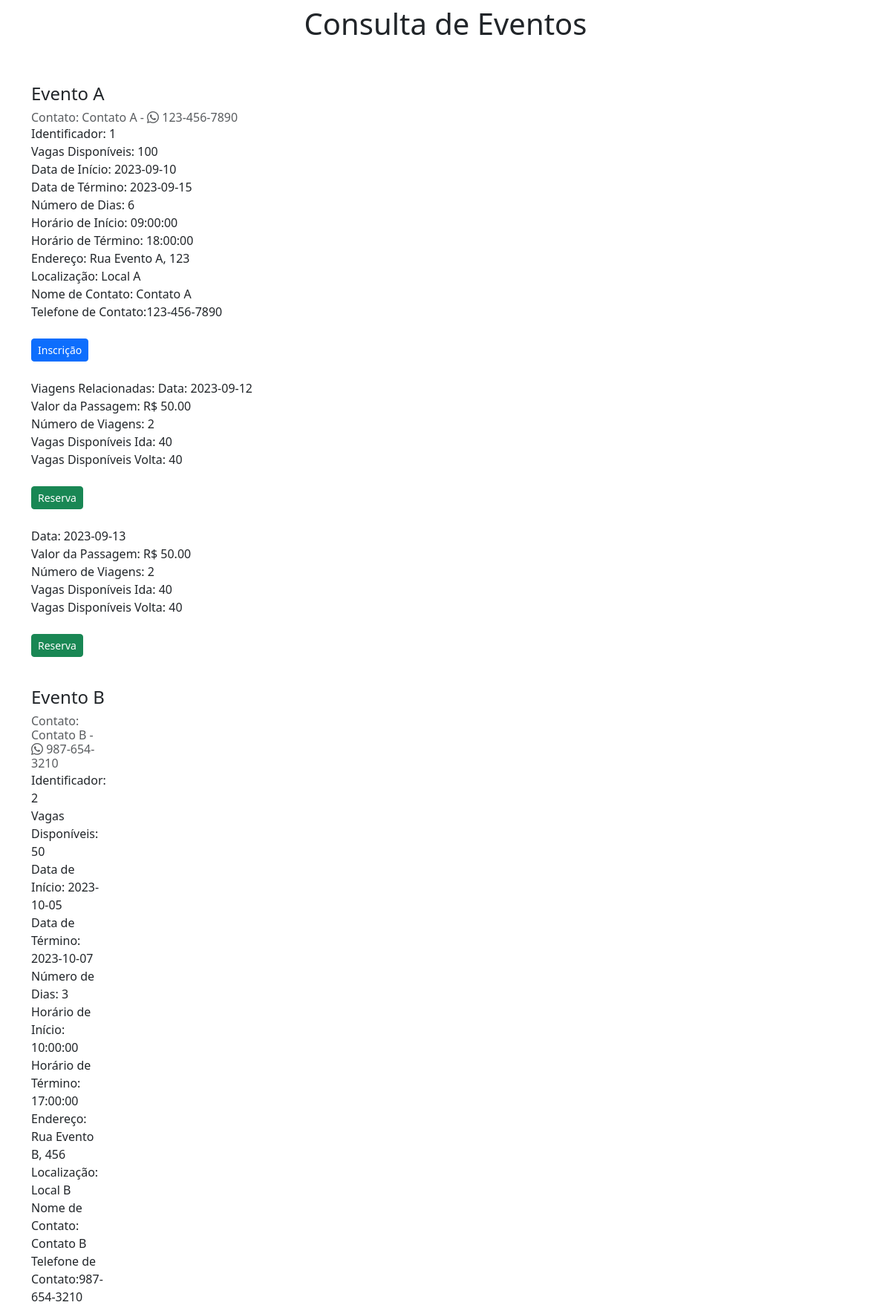
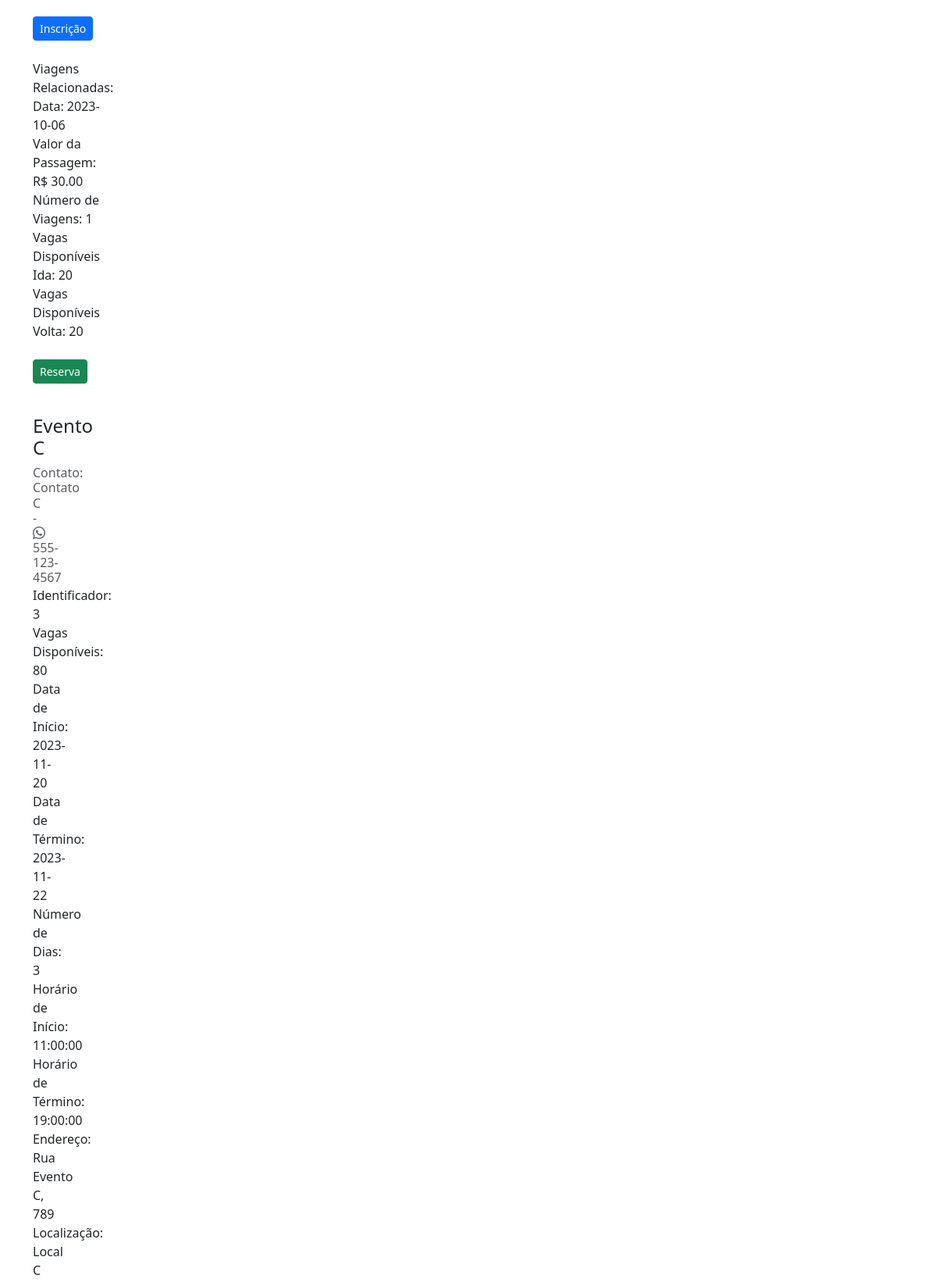
The page /consulta_eventos.php (upper part) on the database its author committed (2 pictures, top to bottom).
### tables this page shows
CREATE TABLE `eventos` (
  `evento_id` int(11) NOT NULL,
  `nome_evento` varchar(255) NOT NULL,
  `vagas_disponiveis` int(11) NOT NULL,
  `data_inicio` date NOT NULL,
  `data_final` date NOT NULL,
  `numero_dias` int(11) NOT NULL,
  `horario_inicio` time NOT NULL,
  `horario_final` time NOT NULL,
  `endereco` varchar(255) NOT NULL,
  `localizacao` varchar(255) NOT NULL,
  `nome_contato` varchar(255) NOT NULL,
  `telefone_contato` varchar(20) NOT NULL
);

CREATE TABLE `viagens` (
  `viagem_id` int(11) NOT NULL,
  `evento_id` int(11) NOT NULL,
  `data_viagem` date NOT NULL,
  `valor_passagem` decimal(10,2) NOT NULL,
  `numero_viagens` int(11) NOT NULL,
  `vagas_disponiveis_ida` int(11) NOT NULL,
  `vagas_disponiveis_volta` int(11) NOT NULL,
  `partida` time NOT NULL,
  `volta` time NOT NULL
);

### backend/DatabaseManager.php (called while the page is built, shortened)
<?php
class DatabaseManager
{
    public $conn;
    public function __construct()
    {
        $this->conn = new mysqli("localhost", "root", "", "eventos");
        $this->conn->set_charset("utf8");
    }
    public function listarEventos()
    {
        $query = "SELECT `evento_id`, `nome_evento`, `vagas_disponiveis`, `data_inicio`, `data_final`, `numero_dias`, `horario_inicio`, `horario_final`, `endereco`, `localizacao`, `nome_contato`, `telefone_contato` FROM `eventos`";
        $result = $this->conn->query($query);
        $eventos = array();
        if ($result) {
            while ($row = $result->fetch_assoc()) {
                $eventos[] = $row;
            }
        }
        return $eventos;
    }
    public function listarViagensPorEvento($eventoId)
    {
        $query = "SELECT `viagem_id`, `evento_id`, `data_viagem`, `valor_passagem`, `numero_viagens`, `vagas_disponiveis_ida`, `vagas_disponiveis_volta`, `partida`, `volta` FROM `viagens` WHERE `evento_id` = ?";
        $stmt = $this->conn->prepare($query);
        $stmt->bind_param("i", $eventoId);
        $stmt->execute();
        $viagens = array();
        $result = $stmt->get_result();
        if ($result) {
            while ($row = $result->fetch_assoc()) {
                $viagens[] = $row;
            }
        }
        return $viagens;
    }
}
?>

### consulta_eventos.php (the view, shortened to what this page needs)
<?php
require_once('backend/DatabaseManager.php');
$databaseManager = new DatabaseManager();
$eventos = $databaseManager->listarEventos();
?>
<!DOCTYPE html>
<html>
<head>
    <link rel="stylesheet" href="Assets/css/css@3">
    <link href="Assets/css/dist/bootstrap.min.css" rel="stylesheet">
    <link href="Assets/css/sign-in.css" rel="stylesheet">
    <link rel="stylesheet" href="https://cdn.jsdelivr.net/npm/bootstrap-icons@1.5.0/font/bootstrap-icons.css">
</head>
<body>
<div class="mt-2" >
    <h1 class="text-center">Consulta de Eventos</h1>
    <div class="py-5">
        <div class="container">
            <?php foreach ($eventos as $evento): ?>
            <div class="row hidden-md-up">
                <div class="col-md-4 mt-4>
                    <div class="card">
                        <div class="card-block">
                        <div class="card-header">
                            <h4 class="card-title"><?php echo $evento['nome_evento']; ?></h4>
                        </div>
                        <h6 class="card-subtitle text-muted mt-2">Contato: <?php echo $evento['nome_contato']; ?>
                         - <i class="bi bi-whatsapp"></i> <?php echo $evento['telefone_contato']; ?></h6>
                        <p class="card-text p-y-1">
                        Identificador: <?php echo $evento['evento_id']; ?> <br>
                        Vagas Disponíveis: <?php echo $evento['vagas_disponiveis']; ?> <br>
                        Data de Início: <?php echo $evento['data_inicio']; ?> <br>
                        Data de Término: <?php echo $evento['data_final']; ?> <br>
                        Número de Dias: <?php echo $evento['numero_dias']; ?> <br>
                        Horário de Início: <?php echo $evento['horario_inicio']; ?> <br>
                        Horário de Término: <?php echo $evento['horario_final']; ?> <br>
                        Endereço: <?php echo $evento['endereco']; ?> <br>
                        Localização: <?php echo $evento['localizacao']; ?> <br>
                        Nome de Contato: <?php echo $evento['nome_contato']; ?> <br>
                        Telefone de Contato:<?php echo $evento['telefone_contato']; ?> <br> <br>
                        <a href="inscricao_evento.php" class="btn btn-primary btn-sm">Inscrição</a><br><br>
                        Viagens Relacionadas:
                        <?php
                        $viagens = $databaseManager->listarViagensPorEvento($evento['evento_id']);
                        if (!empty($viagens)) {
                            foreach ($viagens as $viagem) {
                                echo "Data: " . $viagem['data_viagem'] . "<br>";
                                echo "Valor da Passagem: R$ " . $viagem['valor_passagem'] . "<br>";
                                echo "Número de Viagens: " . $viagem['numero_viagens'] . "<br>";
                                echo "Vagas Disponíveis Ida: " . $viagem['vagas_disponiveis_ida'] . "<br>";
                                echo "Vagas Disponíveis Volta: " . $viagem['vagas_disponiveis_volta'] . "<br><br>";
                                echo "<a href='reserva_viagens.php' class='btn btn-success btn-sm'>Reserva</a> <br><br>";
                            }
                            } else {
                                echo "Nenhuma viagem relacionada a este evento.";
                                echo "<br>";
                                echo "<br>";
                                echo "<hr>";
                            }
                        ?>
                            <?php  endforeach; ?>
                        </p>
                        </div>
                    </div>
                </div>
            </div>
        </div>
    </div>
</body>
</html>

### Assets/css/sign-in.css (style rules this page uses)
html, body { height: 100%; }

### rows shown on the page
eventos: nome_evento "Evento A", nome_contato "Contato A", telefone_contato "123-456-7890", evento_id "1", vagas_disponiveis "100", data_inicio "2023-09-10", data_final "2023-09-15", numero_dias "6", horario_inicio "09:00:00", horario_final "18:00:00", endereco "Rua Evento A, 123", localizacao "Local A"
viagens: data_viagem "2023-09-12", valor_passagem "50.00", numero_viagens "2", vagas_disponiveis_ida "40", vagas_disponiveis_volta "40"
viagens: data_viagem "2023-09-13", valor_passagem "50.00", numero_viagens "2", vagas_disponiveis_ida "40", vagas_disponiveis_volta "40"
eventos: nome_evento "Evento B", nome_contato "Contato B", telefone_contato "987-654-3210", evento_id "2", vagas_disponiveis "50", data_inicio "2023-10-05", data_final "2023-10-07", numero_dias "3", horario_inicio "10:00:00", horario_final "17:00:00", endereco "Rua Evento B, 456", localizacao "Local B"
viagens: data_viagem "2023-10-06", valor_passagem "30.00", numero_viagens "1", vagas_disponiveis_ida "20", vagas_disponiveis_volta "20"
eventos: nome_evento "Evento C", nome_contato "Contato C", telefone_contato "555-123-4567", evento_id "3", vagas_disponiveis "80", data_inicio "2023-11-20", data_final "2023-11-22", numero_dias "3", horario_inicio "11:00:00", horario_final "19:00:00", endereco "Rua Evento C, 789", localizacao "Local C"
